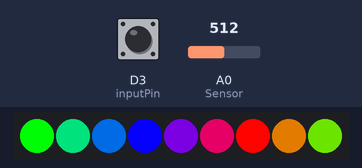
Bench run of a program on a simulated ESP8266 (Wemos D1 mini). Shown: 9 RGB LEDs in strip order, left to right. The inputs (shaded band) are chosen by the test bench; at power-on: D3 (inputPin) LOW, A0 (Sensor) = 512.

Above: at 5.7 s.
5.8 s: D3 (inputPin) driven HIGH
At 8.0 s:
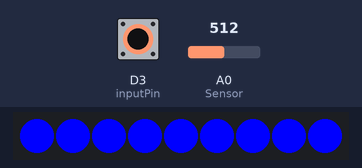
8.6 s: D3 (inputPin) driven LOW
At 8.75 s:
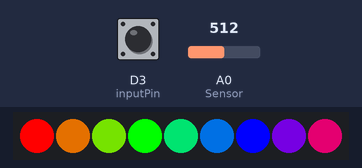
21.8 s: D3 (inputPin) pulsed HIGH 2 times (0.12 s each, 0.3 s apart)
At 22.36 s:
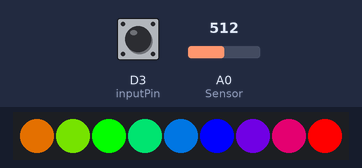

Measured:
- after the input at 5.8 s, the LEDs: first differ from a run without the input after 1.4 s (image 1)
- after the input at 8.6 s, the LEDs: change at once (image 2)
- after the input at 21.8 s, the LEDs: first differ from a run without the input after 0.07 s (image 3 shows a later state)

The program:

main.cpp
```cpp
// Created by Maksim Surguy, Spring 2018

/*

   This code runs on WeMos D1 mini board with a pulse sensor connected to pin A0, 9 Neopixel LEDs
      connected to pin D2, a button connected to pin D3.

   The objective of this code is to read human heart rate and to pulsate lights according to the
      heart rate
   When the ball is not held, it simply stays blue

 */

#include <Arduino.h>
#include <Adafruit_NeoPixel.h>
#include <Ticker.h>

Ticker flipper;

//  VARIABLES
#define LEDCOUNT 9

int inputPin = D3; // pushbutton connected to digital pin D3
// int input2Pin = D10;               // pushbutton connected to digital pin D3
int buttonVal = 1; // variable to store the read value

int fadeRate = 0;  // used to fade LED on with PWM on fadePin

// these variables are volatile because they are used during the interrupt
// service routine!
volatile int BPM;                  // used to hold the pulse rate
volatile int Signal;               // holds the incoming raw data
volatile int IBI = 600;            // holds the time between beats, must be
                                   // seeded!
volatile boolean Pulse = false;    // true when pulse wave is high, false when
                                   // it's low
volatile boolean QS = false;       // becomes true when Arduoino finds a beat.

int rate[10];                      // array to hold last ten IBI values
unsigned long sampleCounter = 0;   // used to determine pulse timing
unsigned long lastBeatTime  = 0;   // used to find IBI
int P                       = 512; // used to find peak in pulse wave, seeded
int T                       = 512; // used to find trough in pulse wave,
                                   // seeded
int thresh = 512;                  // used to find instant moment of heart
                                   // beat, seeded
int amp = 100;                     // used to hold amplitude of pulse
                                   // waveform, seeded
boolean firstBeat = true;          // used to seed rate array so we startup
                                   // with reasonable BPM
boolean secondBeat = false;        // used to seed rate array so we startup
                                   // with reasonable BPM

// Set up the LED strip
Adafruit_NeoPixel strip = Adafruit_NeoPixel(LEDCOUNT, D2, NEO_GRB + NEO_KHZ800);

int i;

// THIS IS THE TICKER INTERRUPT SERVICE ROUTINE.
// Ticker makes sure that we take a reading every 2 miliseconds
void ISRTr() {                                    // triggered when flipper
                                                  // fires....
  cli();                                          // disable interrupts while we
                                                  // do this
  Signal         = analogRead(A0);                // read the Pulse Sensor
  sampleCounter += 2;                             // keep track of the time in
                                                  // mS with this variable
  int N = sampleCounter - lastBeatTime;           // monitor the time since the
                                                  // last beat to avoid noise

  //  find the peak and trough of the pulse wave
  if ((Signal < thresh) && (N > (IBI / 5) * 3)) { // avoid dichrotic noise by
                                                  // waiting 3/5 of last IBI
    if (Signal < T) {                             // T is the trough
      T = Signal;                                 // keep track of lowest point
                                                  // in pulse wave
    }
  }

  if ((Signal > thresh) && (Signal > P)) { // thresh condition helps avoid noise
    P = Signal;                            // P is the peak
  }                                        // keep track of highest point in
                                           // pulse wave

  //  NOW IT'S TIME TO LOOK FOR THE HEART BEAT
  // signal surges up in value every time there is a pulse
  if (N > 250) {                          // avoid high frequency noise
    if ((Signal > thresh) && (Pulse == false) && (N > (IBI / 5) * 3)) {
      Pulse = true;                       // set the Pulse flag when we
                                          // think there is a pulse
      // digitalWrite(blinkPin, HIGH);       // turn on pin 13 LED
      IBI = sampleCounter - lastBeatTime; // measure time between beats
                                          // in mS
      lastBeatTime = sampleCounter;       // keep track of time for
                                          // next pulse

      if (secondBeat) {                   // if this is the second
                                          // beat, if secondBeat ==
                                          // TRUE
        secondBeat = false;               // clear secondBeat flag

        for (int i = 0; i <= 9; i++) {    // seed the running total to
                                          // get a realisitic BPM at
                                          // startup
          rate[i] = IBI;
        }
      }

      if (firstBeat) {      // if it's the first time we found a beat, if
                            // firstBeat == TRUE
        firstBeat  = false; // clear firstBeat flag
        secondBeat = true;  // set the second beat flag
        sei();              // enable interrupts again
        return;             // IBI value is unreliable so discard it
      }


      // keep a running total of the last 10 IBI values
      word runningTotal = 0;                // clear the runningTotal variable

      for (int i = 0; i <= 8; i++) {        // shift data in the rate array
        rate[i]       = rate[i + 1];        // and drop the oldest IBI value
        runningTotal += rate[i];            // add up the 9 oldest IBI values
      }

      rate[9] = IBI;                        // add the latest IBI to the rate
                                            // array
      runningTotal += rate[9];              // add the latest IBI to
                                            // runningTotal
      runningTotal /= 10;                   // average the last 10 IBI values
      BPM           = 60000 / runningTotal; // how many beats can fit into a
                                            // minute? that's BPM!
      QS = true;                            // set Quantified Self flag
      // QS FLAG IS NOT CLEARED INSIDE THIS ISR
    }
  }

  if ((Signal < thresh) && (Pulse == true)) { // when the values are going down,
                                              // the beat is over
    // digitalWrite(blinkPin, LOW);              // turn off pin 13 LED
    Pulse = false;                            // reset the Pulse flag so we can
                                              // do it again
    amp    = P - T;                           // get amplitude of the pulse wave
    thresh = amp / 2 + T;                     // set thresh at 50% of the
                                              // amplitude
    P = thresh;                               // reset these for next time
    T = thresh;
  }

  if (N > 2500) {                 // if 2.5 seconds go by without a beat
    thresh       = 512;           // set thresh default
    P            = 512;           // set P default
    T            = 512;           // set T default
    lastBeatTime = sampleCounter; // bring the lastBeatTime up to date
    firstBeat    = true;          // set these to avoid noise
    secondBeat   = false;         // when we get the heartbeat back
  }

  sei();                          // enable interrupts when youre done!
}// end isr

void interruptSetup() {
  // Initializes Ticker to have flipper run the ISR to sample every 2mS as per
  // original Sketch.
  flipper.attach_ms(2, ISRTr);
}

void setup() {
  Serial.begin(115200);
  pinMode(inputPin, INPUT); // set pin as input

  strip.setBrightness(255);
  strip.begin();

  // Play initialization animation
  for (int j = 0; j < 5; j++) {
    for (int i = 0; i < 9; i++) {
      // pixels.Color takes RGB values, from 0,0,0 up to 255,255,255
      strip.setPixelColor(i, strip.Color(0, 0, 255));
      strip.show();
      delay(100);
    }
  }

  interruptSetup(); // sets up to read Pulse Sensor signal every 2mS
}

/* Returns a hexadecimal value of color wheel, based on input value ranging from
   0 to 255 */
uint32_t Wheel(byte WheelPos) {
  WheelPos = 255 - WheelPos;

  if (WheelPos < 85) {
    return strip.Color(255 - WheelPos * 3, 0, WheelPos * 3);
  }

  if (WheelPos < 170) {
    WheelPos -= 85;
    return strip.Color(0, WheelPos * 3, 255 - WheelPos * 3);
  }
  WheelPos -= 170;
  return strip.Color(WheelPos * 3, 255 - WheelPos * 3, 0);
}

// Slightly different, this makes the rainbow equally distributed throughout the strip
void rainbowCycle(uint8_t wait) {
  uint16_t i, j;

  for (j = 0; j < 256; j++) { // 5 cycles of all colors on wheel
    for (i = 0; i < strip.numPixels(); i++) {
      strip.setPixelColor(i, Wheel(((i * 256 / strip.numPixels()) + j) & 255));
    }
    strip.show();
    delay(wait);
  }
}

// After the heart beat is detected, dim the lights
void ledFadeToBeat() {
  fadeRate -= 0.25; //  set LED fade value

  for (int i = 0; i < 9; i++) {
    // strip.Color takes RGB values, from 0,0,0 up to 255,255,255
    // Let's map the fadeRate to some shade of red
    strip.setPixelColor(i, strip.Color(map(fadeRate, 0, 1024, 60, 255), 0, 0));
  }
  strip.show();
}

void loop() {
  unsigned long currentMillis = millis();

  buttonVal = digitalRead(inputPin); // read the button input pin

  // Sensor data
  if (QS == true) {                  // Quantified Self flag is true when arduino finds a heartbeat
    fadeRate = 1024;

    // Uncomment this line if want to see heart rate in beats per minute
    // Serial.println(BPM);
    QS = false; // reset the Quantified Self flag
    // for next time
  }

  // When button is not pressed, we are showing the heart rate or default animation
  if (buttonVal == 1) {
    if ((BPM > 50) && (BPM < 140)) {
      ledFadeToBeat();
    } else {
      for (int i = 0; i < 9; i++) {
        // for now set the whole strip as blue
        // TODO: animate into slow breathing pattern
        strip.setPixelColor(i, strip.Color(0, 0, 255));
      }
      strip.show();
    }
  }

  // When button on the ball is pressed, make a rainbow. Wohoo!
  if (buttonVal == 0) {
    rainbowCycle(10);
  }
}
```
